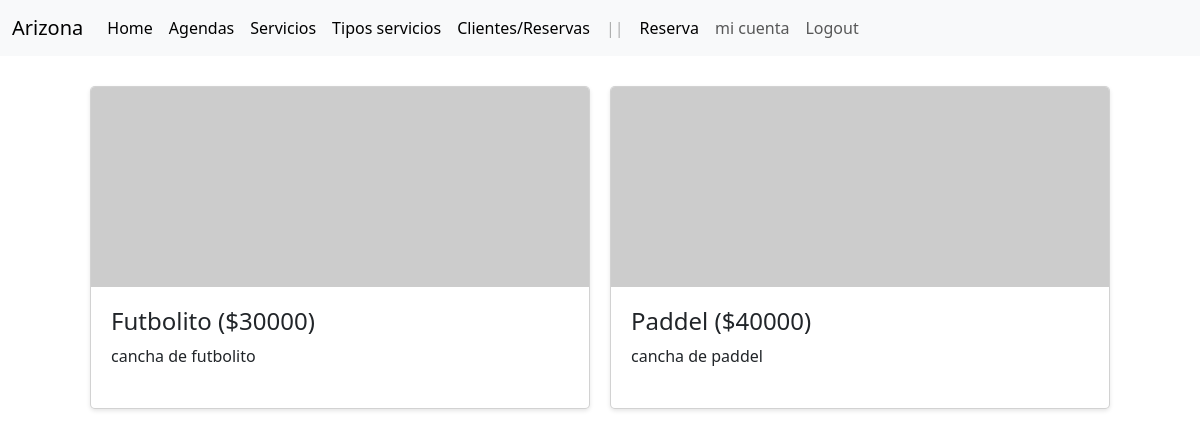
/servicios/a/tipos/ (signed in), run on the app's committed database.
### services/models.py (models this page shows, shortened)
class TipoCancha(models.Model):
    nombre = models.CharField(max_length=50)
    precio = models.DecimalField(max_digits=8, decimal_places=0)
    descripcion = models.TextField()
    class Meta:
        verbose_name = _('Tipo de Cancha')
        verbose_name_plural = _('Tipos de Canchas')

### services/views.py (the view)
# urls.py: path('a/tipos/', TipoCanchaListView.as_view(), name='tipo_cancha_listar'),
class TipoCanchaListView(ListView):
    model = TipoCancha
    template_name = 'agendas/tipos.html'
    context_object_name = 'tipos_cancha'
    def dispatch(self, request, *args, **kwargs):
        if not request.user.is_authenticated:
            return redirect('Login:login')
        try:
            cliente = request.user.cliente
        except Cliente.DoesNotExist:
            messages.warning(request, 'Necesitas los DATOS COMPLEMENTARIOS para realizar una reserva')
            return redirect('client:cliente_create')
        return super().dispatch(request, *args, **kwargs)
    def get_queryset(self):
        queryset = super().get_queryset()
        tipos_cancha = TipoCancha.objects.all()
        tipos_unicos = []
        for tipo in tipos_cancha:
            if tipo not in tipos_unicos:
                tipos_unicos.append(tipo)
        return tipos_unicos

### services/templates/agendas/tipos.html (shortened to what this page needs)
{% extends "layout.html" %}
{% load static %}
{% block head %}
<link rel="stylesheet" href="{% static 'css/services/tipos.css' %}" type="text/css">
{% endblock %}
{% block container %}
<div class="card-container">
    {% for tipo in tipos_cancha %}
    <div class="card">
        <a href="{% url 'agendas:agenda-listar'%}">
            {% if tipo.nombre == "Futbolito" %}
            <img src="https://dummyimage.com/600x400/000/fff" alt="Imagen de la cancha de futbolito">
            {% elif tipo.nombre == "Paddel" %}
            <img src="https://dummyimage.com/600x400/000/fff" alt="Imagen de la cancha de paddel">
            {% elif tipo.nombre == "Cross" %}
            <img src="https://dummyimage.com/600x400/000/fff" alt="Imagen de la cancha de paddel">
            {% else %}
            <img src="https://dummyimage.com/600x400/000/fff" alt="Imagen predeterminada">
            {% endif %}
        </a>
        <div class="card-body">
            <h1>{{ tipo.nombre }} (<span>${{tipo.precio }}</span>)</h1>
            <p>{{ tipo.descripcion }} </p>
        </div>
    </div>
    {% endfor %}
</div>
{% endblock %}

### static/css/services/tipos.css (style rules this page uses)
.card-container { display: flex; flex-wrap: wrap; justify-content: center; gap: 20px; padding-top: 30px; padding-bottom: 20px; }
.card { width: 500px; background-color: #fff; border-radius: 5px; box-shadow: 0 2px 4px rgba(0, 0, 0, 0.1); overflow: hidden; }
.card img { width: 100%; height: 200px; object-fit: cover; }
.card-body { padding: 20px; }
.card h1 { font-size: 24px; margin-top: 0; }
.card p { margin-bottom: 20px; }

### data on the page
TipoCancha: nombre "Futbolito", precio "30000", descripcion "cancha de futbolito"
TipoCancha: nombre "Paddel", precio "40000", descripcion "cancha de paddel"
